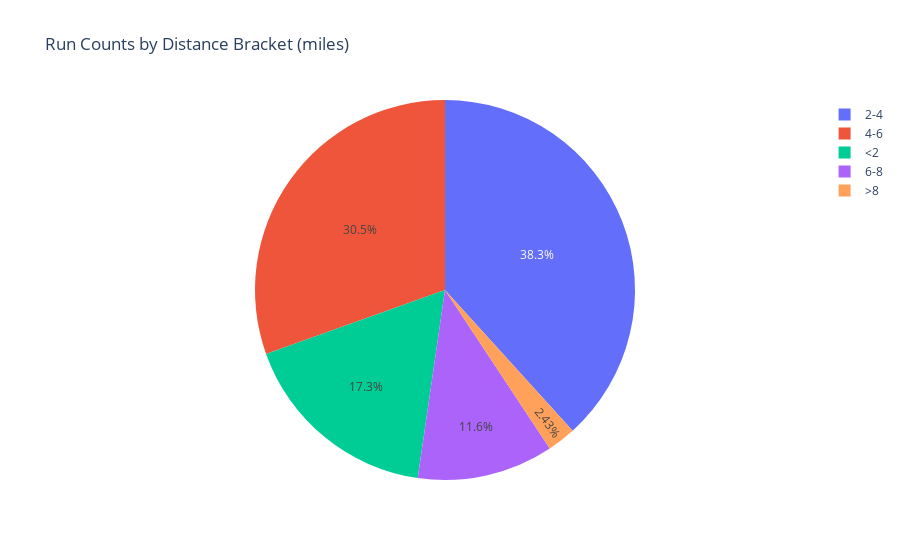

This figure's notebook cell:
### Code cell
# graph: pace pie chart

# make new column for distance class
df_dates['Distance Bracket'] = df_dates['Distance'].apply(
    lambda x: '<2' if x < 2 else
              '2-4' if x <= 4 else 
              '4-6' if x <= 6 else
              '6-8' if x <= 8 else
              '>8'
)

# ---- MATPLOTLIB ----
# dist_pie, dist_pie = plt.subplots()
# counting: dist_count = df_runs['Class'].value_counts().sort_index()
# dist_pie.pie(dist_count, label = df_runs['Class'])

# ---- PLOTLY ----
bracket_counts = df_dates['Distance Bracket'].value_counts().sort_index()

dist_pie = px.pie(
    names = bracket_counts.index,
    values = bracket_counts.values,
    title = 'Run Counts by Distance Bracket (miles)'
)

dist_pie.show()

### Figure 1 — Plotly figure (JSON) as saved in the notebook; plotly's stock layout.template omitted (floating-point values rounded to 4 significant figures)
{"data": [{"domain": {"x": [0, 1], "y": [0, 1]}, "hovertemplate": "label=%{label}<br>value=%{value}<extra></extra>", "labels": ["2-4", "4-6", "6-8", "<2", ">8"], "legendgroup": "", "name": "", "showlegend": true, "type": "pie", "values": [142, 113, 43, 64, 9]}], "layout": {"legend": {"tracegroupgap": 0}, "title": {"text": "Run Counts by Distance Bracket (miles)"}}}
